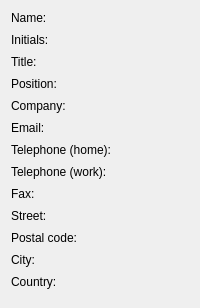
<?xml version="1.0" encoding="UTF-8"?>
<ui version="4.0">
 <class>KoDocumentInfoAuthorWidget</class>
 <widget class="QWidget" name="KoDocumentInfoAuthorWidget">
  <layout class="QHBoxLayout" name="mainLayout">
   <item>
    <layout class="QFormLayout">
     <property name="verticalSpacing">
      <number>8</number>
     </property>
     <item row="0" column="0">
      <widget class="QLabel" name="fullNameLabel">
       <property name="text">
        <string>Name:</string>
       </property>
      </widget>
     </item>
     <item row="0" column="2">
      <widget class="QLabel" name="fullName" />
     </item>
     <item row="1" column="0">
      <widget class="QLabel" name="lblInitialsDesc">
       <property name="text">
        <string>Initials:</string>
       </property>
      </widget>
     </item>
     <item row="1" column="2">
      <widget class="QLabel" name="initials" />
     </item>
     <item row="2" column="0">
      <widget class="QLabel" name="lblTitleDesc">
       <property name="text">
        <string>Title:</string>
       </property>
      </widget>
     </item>
     <item row="2" column="2">
      <widget class="QLabel" name="title" />
     </item>
     <item row="3" column="0">
      <widget class="QLabel" name="lblPositionDesc">
       <property name="text">
        <string>Position:</string>
       </property>
      </widget>
     </item>
     <item row="3" column="2">
      <widget class="QLabel" name="position" />
     </item>
     <item row="4" column="0">
      <widget class="QLabel" name="lblCompanyDesc">
       <property name="text">
        <string>Company:</string>
       </property>
      </widget>
     </item>
     <item row="5" column="0">
      <widget class="QLabel" name="lblEmailDesc">
       <property name="text">
        <string>Email:</string>
       </property>
      </widget>
     </item>
     <item row="6" column="0">
      <widget class="QLabel" name="lblPhoneHome">
       <property name="text">
        <string>Telephone (home):</string>
       </property>
      </widget>
     </item>
     <item row="7" column="0">
      <widget class="QLabel" name="lblPhoneWork">
       <property name="text">
        <string>Telephone (work):</string>
       </property>
      </widget>
     </item>
     <item row="8" column="0">
      <widget class="QLabel" name="lblFaxDesc">
       <property name="text">
        <string>Fax:</string>
       </property>
      </widget>
     </item>
     <item row="9" column="0">
      <widget class="QLabel" name="lblStreetDesc">
       <property name="text">
        <string>Street:</string>
       </property>
      </widget>
     </item>
     <item row="10" column="0">
      <widget class="QLabel" name="lblPostalDesc">
       <property name="text">
        <string>Postal code:</string>
       </property>
      </widget>
     </item>
     <item row="11" column="0">
      <widget class="QLabel" name="lblCityDesc">
       <property name="text">
        <string>City:</string>
       </property>
      </widget>
     </item>
     <item row="12" column="0">
      <widget class="QLabel" name="lblCountryDesc">
       <property name="text">
        <string>Country:</string>
       </property>
      </widget>
     </item>
     <item row="13" column="2">
      <spacer>
       <property name="orientation">
        <enum>Qt::Vertical</enum>
       </property>
       <property name="sizeHint" stdset="0">
        <size>
         <width>20</width>
         <height>0</height>
        </size>
       </property>
      </spacer>
     </item>
     <item row="4" column="2">
      <widget class="QLabel" name="company">
       <property name="text">
        <string/>
       </property>
      </widget>
     </item>
     <item row="5" column="2">
      <widget class="QLabel" name="email">
       <property name="text">
        <string/>
       </property>
      </widget>
     </item>
     <item row="6" column="2">
      <widget class="QLabel" name="phoneHome">
       <property name="text">
        <string/>
       </property>
      </widget>
     </item>
     <item row="7" column="2">
      <widget class="QLabel" name="phoneWork">
       <property name="text">
        <string/>
       </property>
      </widget>
     </item>
     <item row="8" column="2">
      <widget class="QLabel" name="fax">
       <property name="text">
        <string/>
       </property>
      </widget>
     </item>
     <item row="9" column="2">
      <widget class="QLabel" name="street">
       <property name="text">
        <string/>
       </property>
      </widget>
     </item>
     <item row="10" column="2">
      <widget class="QLabel" name="postal">
       <property name="text">
        <string/>
       </property>
      </widget>
     </item>
     <item row="11" column="2">
      <widget class="QLabel" name="city">
       <property name="text">
        <string/>
       </property>
      </widget>
     </item>
     <item row="12" column="2">
      <widget class="QLabel" name="country">
       <property name="text">
        <string/>
       </property>
      </widget>
     </item>
    </layout>
   </item>
  </layout>
 </widget>
 <resources/>
 <connections/>
</ui>
